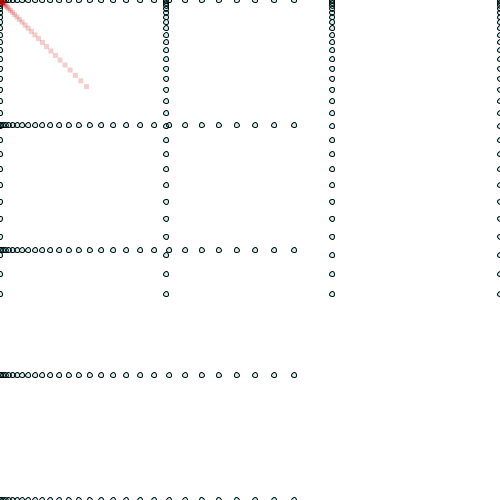
Frame 1 (no input)
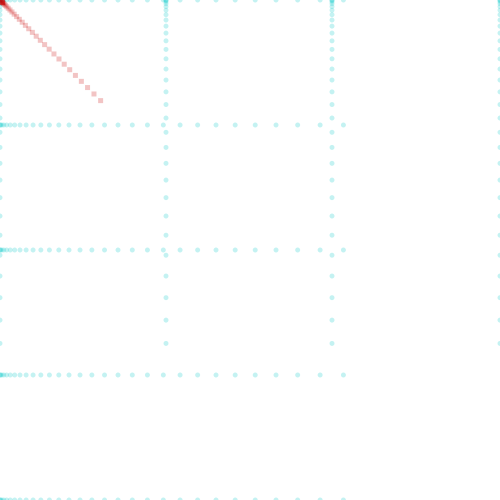
Frame 60 (the mouse pressed at the canvas centre just before this capture)
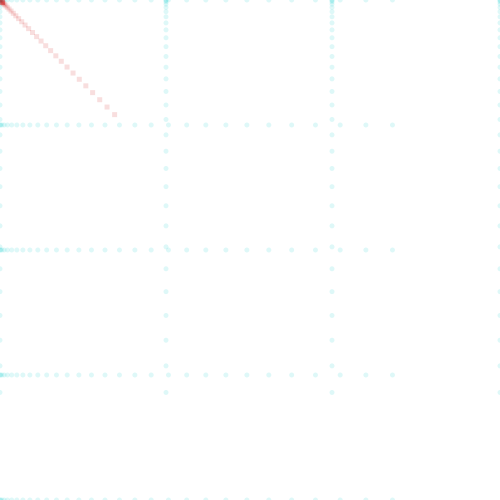
Frame 120 (the mouse held since frame 60 and released just before this capture)

The Processing sketch that drew these frames (run headless with seeded random() and noise(); from frame 60 on, the mouse is pressed at the canvas centre):

// Processing sketch: processing_95971
// ── processing_95971.pde

float b;
float incrementor = 0;
int number = 30;

void setup() {
  size(500,500);
}

void draw () {
  background(255);
  b = map(sin(incrementor), -1, 1, 0, 100);
  fill(0,200,200, b);
  incrementor += .05;
  for(int i = 0; i<number; i++) {
    float s = map(second()*i, 0, 60, 0, i*7);   
    ellipse(width/3, s/2, 5, 5);
    ellipse(width/3*2, s/2, 5, 5);
    ellipse(width, s/2, 5, 5);
    ellipse(0, s/2, 5, 5);
  }
   for(int i = 0; i<number; i++) {
   float s = map(second()*i, 0, 60, 0, i*7);   
   ellipse(s/2, height/4, 5, 5);
   ellipse(s/2, height/2, 5, 5);
   ellipse(s/2, height/4*3, 5, 5);
   ellipse(s/2, height, 5, 5);
   ellipse(s/2, 0, 5, 5);
   }
   for(int i = 0; i<number; i++) {
   fill(200,0,0,b);
   noStroke();
   float s = map(second()*i, 0, 60, 0, i*2);  
   rect(s/2,s/2,5,5);
   rect(-s/2,-s/2,5,5);
}
}
